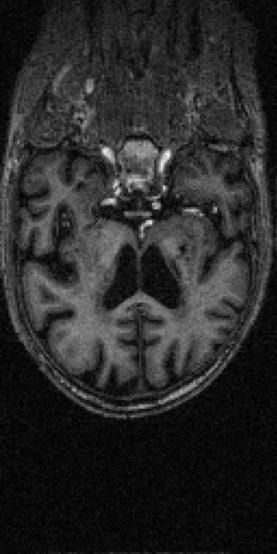
#> input picture Histograms/brain_mri.jpg, 277 x 554 px; the run also reads 2 pictures not shown here
$ jupyter execute Histograms_in_Digital_Image_Processing.ipynb   (shell and % lines are left out)
#> lines starting #> are read from the running program, lines starting #| are printed output that depends on the picture; after the words box and inside, x2 and y2 are one past the last pixel; in counts of white or black regions, pixels touching at a corner belong together
# **Histograms in Digital Image Processing**

* Importance of Histograms in Image Analysis
* Histogram-Based Techniques
    * Histogram Equalization (HE)
    * Cumulative Histogram Equalization (CHE)
    * Quadratic Dynamic Histogram Equalization (QDHE)
    * Contrast-Limited Adaptive Histogram Equalization (CLAHE)
    * Histogram Stretching
    * Histogram Matching
    * Histogram Statistics
    * Thresholding and Segmentation
* Practical Applications
* Code Implementations
* References

## **Importance of Histograms in Image Analysis**

Histograms are critical tools in digital image processing, providing a statistical representation of pixel intensity distributions in an image. They are particularly vital in medical imaging, where clear visualization of anatomical structures aids accurate diagnosis [3]. Histograms enable:

### Why Necessary:
1. **Analyze Image Characteristics**: Histograms reveal brightness, contrast, and dynamic range, aiding in understanding image content [1].
2. **Enhance Visual Quality**: Techniques like histogram equalization improve contrast for better human perception, crucial for medical radiographs [3].
3. **Facilitate Segmentation**: Histograms help identify thresholds to separate objects from backgrounds.
4. **Support Preprocessing**: Histogram-based methods preprocess images for tasks like object detection.
5. **Correct Acquisition Imperfections**: Histograms address issues like uneven lighting or sensor limitations in MRI or X-ray images [3].
6. **Enable Quantitative Analysis**: Histograms provide numerical data for statistical processing, such as mean and variance calculations [1].

## **What Are Histograms in Image Processing?**

* <font color="green">A histogram is a graphical representation of the probability distribution of pixel intensities in an image [3].</font>

* For an 8-bit grayscale image, intensity values range from 0 (black) to 255 (white), and the histogram plots the frequency of each intensity level [1].

* <font color="green">Histograms are used to enhance specific image features, such as contrast or brightness, making the image more suitable for applications like medical diagnosis.</font>

    * Techniques are problem-specific; for example, enhancing brain MRI images may require different methods than retina images [3].

## **Histogram-Based Techniques**

<font color="green">Histogram-based techniques operate in the spatial domain, manipulating pixel intensities to improve image quality [1].</font>

* **Histogram Equalization (HE)**: Redistributes pixel intensities to achieve a uniform histogram, enhancing contrast [3].
* **Cumulative Histogram Equalization (CHE)**: A variant of HE that normalizes the cumulative distribution function for improved contrast [3].
* **Quadratic Dynamic Histogram Equalization (QDHE)**: Partitions the histogram and applies HE to sub-histograms for brightness preservation [3].
* **Contrast-Limited Adaptive Histogram Equalization (CLAHE)**: Enhances local contrast by applying HE to image tiles with clipping to reduce noise [3].
* **Histogram Stretching**: Linearly maps intensities to utilize the full dynamic range [1].
* **Histogram Matching**: Adjusts an image's histogram to match a reference image [1].
* **Histogram Statistics**: Uses statistical measures (e.g., mean, variance) for analysis [1].
* **Thresholding and Segmentation**: Identifies intensity thresholds for object separation [1].

## **Histogram Equalization (HE)**

Histogram Equalization is a spatial domain technique that aims to enhance the contrast of an image by redistributing pixel intensities to achieve a more uniform histogram. The histogram of an image represents the frequency distribution of pixel intensities, typically ranging from 0 to 255 for an 8-bit grayscale image. In low-contrast images, the histogram may be concentrated in a narrow range, leading to poor visual distinguishability of features. HE addresses this by transforming the intensity values to span the full dynamic range, making the histogram approximately uniform.

**Key Concept**

* Objective: Maximize the use of the available intensity range to improve visual perception or facilitate subsequent processing tasks (e.g., segmentation, feature extraction).
* Assumption: A uniform histogram corresponds to an image with optimal contrast, as it distributes pixel intensities evenly across the intensity scale [1].
* Mechanism: HE uses the cumulative distribution function (CDF) of the image’s histogram as a transformation function to map original intensities to new values.

[cell 1]
import cv2
import numpy as np
import matplotlib.pyplot as plt

img_org = cv2.imread('brain_mri.jpg')
#> img_org is the input picture: shape (554, 277, 3); min 0, max 251, mean 40.6
# Load a brain MRI image in grayscale
img_resize = cv2.resize(img_org, (312, 312))
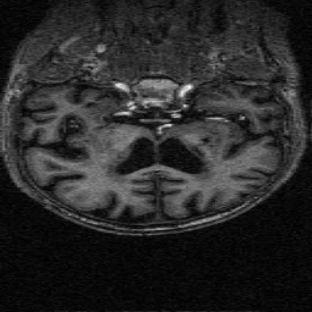
#> img_resize: shape (312, 312, 3); min 0, max 246, mean 40.5

img = cv2.cvtColor(img_resize, cv2.COLOR_RGB2GRAY)


# Perform histogram equalization
img_eq = cv2.equalizeHist(img)
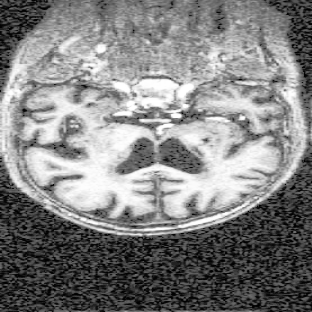
#> img_eq: shape (312, 312); min 0, max 255, mean 129.5

# Save the result
cv2.imwrite('Histogram_Equalization_HE/brain_mri_original.jpg', img_org)
cv2.imwrite('Histogram_Equalization_HE/brain_mri_resized.jpg', img_resize)
cv2.imwrite('Histogram_Equalization_HE/brain_mri_gray.jpg', img)
cv2.imwrite('Histogram_Equalization_HE/equalized_brain_mri.jpg', img_eq)

# Plot the images and histograms
plt.figure(figsize=(12, 8))
plt.subplot(221), plt.imshow(img, cmap='gray'), plt.title('Original Brain MRI')
plt.subplot(222), plt.hist(img.ravel(), 256, [0, 256]), plt.title('Original Histogram')
plt.subplot(223), plt.imshow(img_eq, cmap='gray'), plt.title('Equalized Image')
plt.subplot(224), plt.hist(img_eq.ravel(), 256, [0, 256]), plt.title('Equalized Histogram')
plt.tight_layout()
plt.show()

## **Cumulative Histogram Equalization (CHE)**

CHE is a spatial domain technique designed to enhance image contrast by redistributing pixel intensities to achieve a more uniform histogram, similar to HE. However, CHE introduces a normalization step to the CDF to reduce excessive contrast enhancement and preserve image details, particularly in applications like medical imaging where subtle intensity variations are critical.

**Key Concept**

* Objective: CHE aims to improve contrast by mapping input intensities to output intensities using a normalized CDF, which adjusts the transformation to avoid over-amplification of noise or loss of detail [3].
* Mechanism: Unlike standard HE, which directly uses the CDF scaled to the maximum intensity, CHE normalizes the CDF by subtracting its minimum non-zero value, ensuring a more controlled intensity redistribution.
* Context: The technique is particularly relevant in scenarios where standard HE produces unnatural results, such as in medical images with low-contrast regions (e.g., brain MRIs, retina scans) [3].

[cell 2]
# Load a knee X-ray image in grayscale
img_org = cv2.imread('knee.jpg')
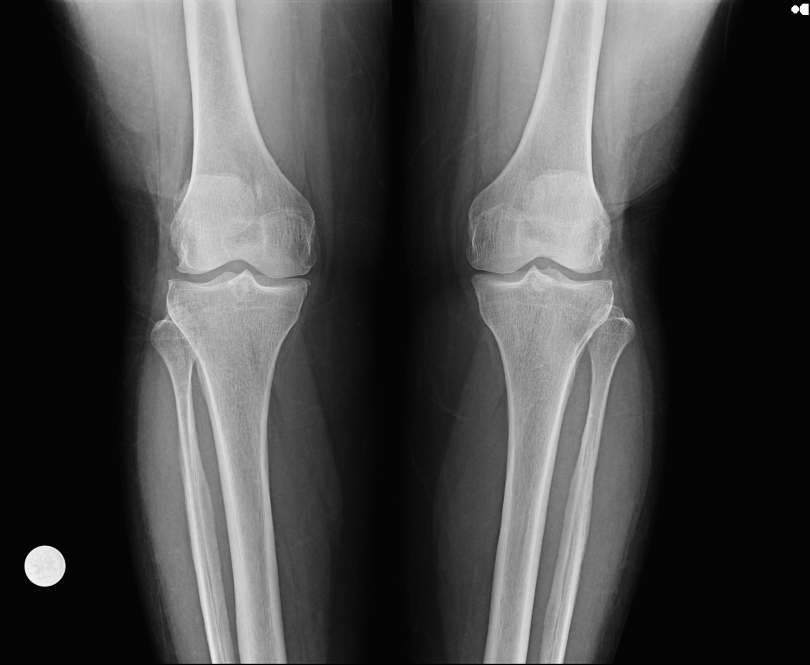
#> input picture Histograms/knee.jpg, 2430 x 1994 px (shown at 1/3 size)
#> img_org is the input picture: shape (1994, 2430, 3); min 0, max 255, mean 70.6

# Resize the image to 512x512
img_resize = cv2.resize(img_org, (312, 312))
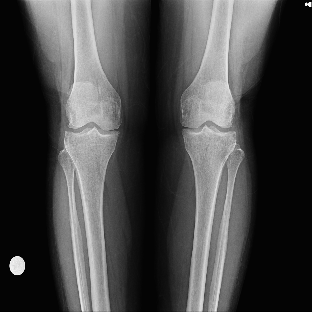
#> img_resize: shape (312, 312, 3); min 1, max 253, mean 70.5

img_gray = cv2.cvtColor(img_resize, cv2.COLOR_RGB2GRAY)

# Compute histogram and CDF
hist, bins = np.histogram(img_gray.flatten(), 256, [0, 256])
#> hist = 256 values, max 32298 at index 4, min 0 at index 0, mean 380.2; bins = 257 values from 0 to 256
cdf = hist.cumsum()
#> cdf = 256 values from 0 to 97344
cdf_min = cdf[cdf > 0].min()
#> cdf_min = 150
M, N = img_gray.shape

# Perform CHE
cdf_normalized = np.round(((cdf - cdf_min) / (M * N - cdf_min) * 255)).astype(np.uint8)
#> cdf_normalized = 256 values from 0 to 255
img_che = cv2.LUT(img_gray, cdf_normalized)
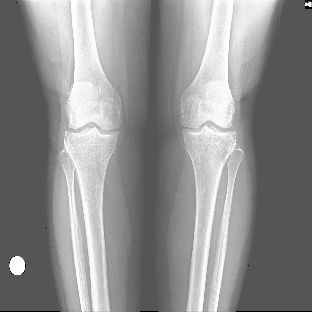
#> img_che: shape (312, 312); min 0, max 255, mean 141.7

# Save the result
cv2.imwrite('Cumulative_Histogram_Equalization_CHE/knee_original.jpg', img_org)
cv2.imwrite('Cumulative_Histogram_Equalization_CHE/knee_resized.jpg', img_resize)
cv2.imwrite('Cumulative_Histogram_Equalization_CHE/knee_gray.jpg', img_gray)
cv2.imwrite('Cumulative_Histogram_Equalization_CHE/che_knee.jpg', img_che)

# Plot the images and histograms
plt.figure(figsize=(12, 8))
plt.subplot(221), plt.imshow(img_org, cmap='gray'), plt.title('Original Knee X-ray')
plt.subplot(222), plt.hist(img_gray.ravel(), 256, [0, 256]), plt.title('Original Histogram')
plt.subplot(223), plt.imshow(img_che, cmap='gray'), plt.title('CHE Image')
plt.subplot(224), plt.hist(img_che.ravel(), 256, [0, 256]), plt.title('CHE Histogram')
plt.tight_layout()
plt.show()
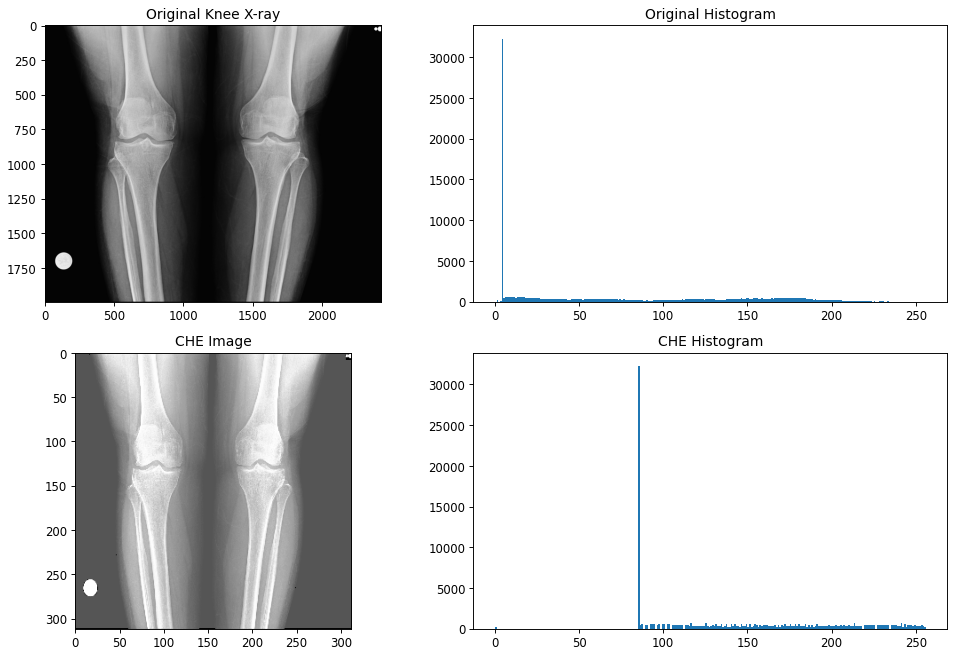
#> figure drawn by matplotlib, 4 panels; panel 2: tallest bar 32298 high, from x = 4 to 5; panel 4: tallest bar 32298 high, from x = 85 to 86

## **Quadratic Dynamic Histogram Equalization (QDHE)**

QDHE is a spatial domain technique that enhances image contrast by manipulating the histogram in a dynamic and controlled manner. Unlike standard HE, which globally redistributes pixel intensities to achieve a uniform histogram, QDHE employs a multi-step process to partition the histogram, adjust bin heights, and apply localized HE, aiming to preserve brightness and reduce artifacts.

**Key Concept**

* Objective: QDHE seeks to enhance contrast while maintaining the natural appearance of the image, particularly in applications like medical imaging where brightness preservation is critical for diagnostic accuracy [3].
* Mechanism: The technique divides the histogram into sub-histograms based on statistical separators (e.g., medians), clips high-frequency bins to limit over-enhancement, reallocates gray levels dynamically, and applies HE to each sub-histogram.
* Context: QDHE addresses the over-enhancement and noise amplification issues of HE, making it suitable for images with non-uniform intensity distributions, such as medical radiographs [3].

[cell 3]
def qdhe(img):
    # Compute histogram
    hist, bins = np.histogram(img.flatten(), 256, [0, 256])
#> hist = 256 values, max 1604763 at index 4, min 18 at index 255, mean 18927.4; bins = 257 values from 0 to 256
    M, N = img.shape
    total_pixels = M * N

    # Step 1: Histogram partitioning (median-based)
    cumsum = hist.cumsum()
#> cumsum = 256 values from 6139 to 4845420
    m1 = np.where(cumsum >= total_pixels * 0.25)[0][0]
#> m1 = 4
    m2 = np.where(cumsum >= total_pixels * 0.5)[0][0]
#> m2 = 42
    m3 = np.where(cumsum >= total_pixels * 0.75)[0][0]
#> m3 = 139
    separators = [0, m1, m2, m3, 255]
#> separators = [0, 4, 42, 139, 255]

    # Step 2: Clipping
    clip_limit = hist.mean()
#> clip_limit = 18927.4
    clipped_hist = np.clip(hist, 0, clip_limit)
#> clipped_hist = 256 values, max 18927.4 at index 4, min 18 at index 255, mean 12037.6

    # Step 3: Gray level allocation
    output_img = np.zeros_like(img)
    for i in range(4):
        start, end = separators[i], separators[i+1]
        if start == end:
            continue
        sub_hist = clipped_hist[start:end]
        if sub_hist.sum() == 0:
            continue
        sub_cdf = sub_hist.cumsum()
        sub_cdf = sub_cdf / sub_cdf[-1] * (end - start) + start
        mapping = np.round(sub_cdf).astype(np.uint8)
        mask = (img >= start) & (img < end)
        output_img[mask] = mapping[img[mask] - start]
#> this loop made 4 passes
#> (start, end) on passes 2 to 4: (4, 42), (42, 139), (139, 255)
#> pass 1, in qdhe, `mask = (img >= start) & (img < end)`:
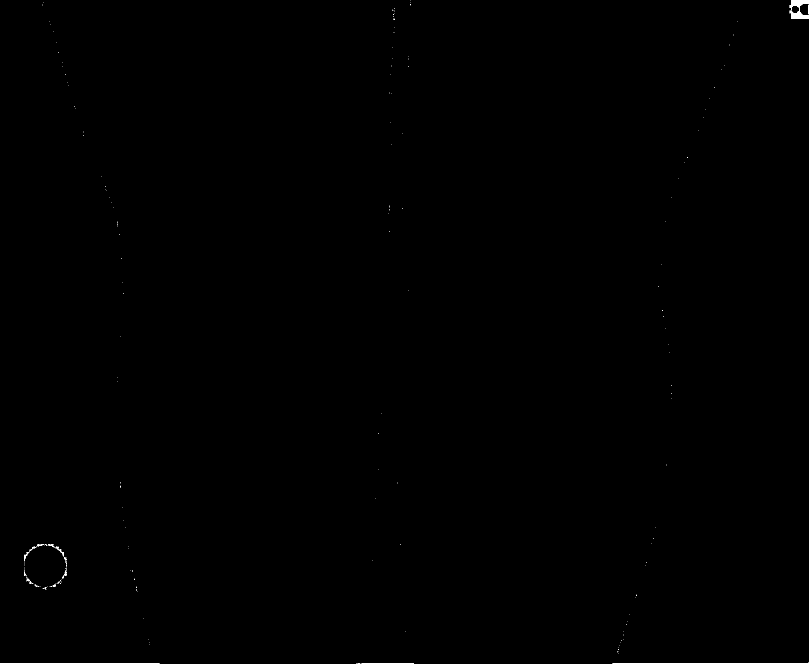
#> mask: shape (1994, 2430) bool (shown at 1/3 size); 0.28% white; 281 white regions (275 under 20 px), largest, box (x1, y1, x2, y2) and area: (0, 0, 2430, 1994) 12923, (143, 1632, 160, 1638) 35, (167, 1640, 179, 1651) 30, (72, 1664, 78, 1681) 27, (159, 1753, 168, 1760) 23, (182, 1655, 191, 1662) 20
#> pass 2, in qdhe, `mask = (img >= start) & (img < end)`:
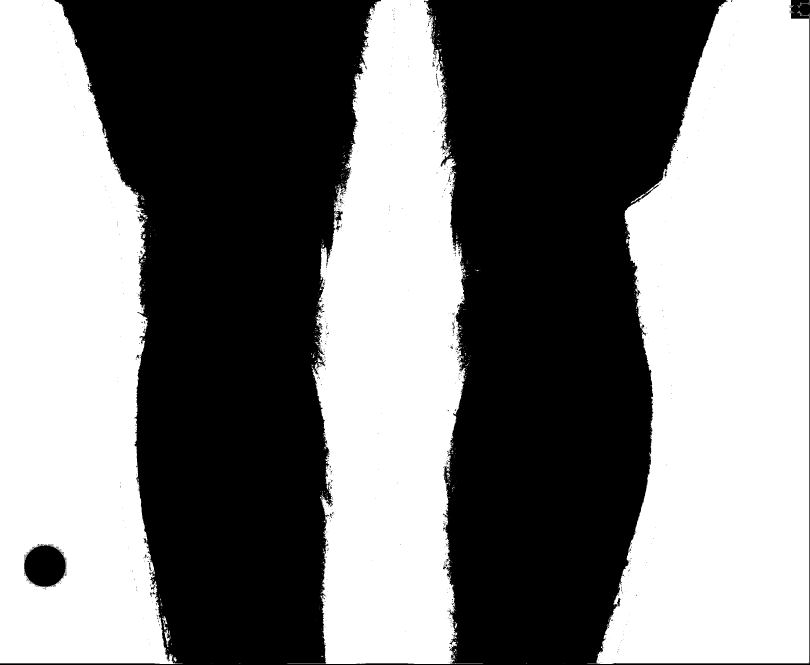
#> mask: shape (1994, 2430) bool (shown at 1/3 size); 49.6% white; 844 white regions (806 under 20 px), largest, box (x1, y1, x2, y2) and area: (1762, 0, 2429, 1992) 943837, (0, 0, 548, 1992) 762395, (862, 0, 1449, 1992) 692949
#> after the loop:
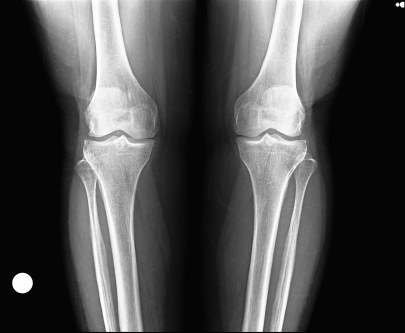
#> output_img: shape (1994, 2430) (shown at 1/6 size); min 0, max 255, mean 78

    return output_img

# Load a knee X-ray image in grayscale
img_org = cv2.imread('knee.jpg')
img = cv2.cvtColor(img_org, cv2.COLOR_RGB2GRAY)

# Perform QDHE
img_qdhe = qdhe(img)

# Save the result
cv2.imwrite('Quadratic_Dynamic_Histogram_Equalization_QDHE/knee_original.jpg', img_org)
cv2.imwrite('Quadratic_Dynamic_Histogram_Equalization_QDHE/knee_gray.jpg', img)
cv2.imwrite('Quadratic_Dynamic_Histogram_Equalization_QDHE/qdhe_knee.jpg', img_qdhe)

# Plot the images and histograms
plt.figure(figsize=(12, 8))
plt.subplot(221), plt.imshow(img, cmap='gray'), plt.title('Original Knee X-ray')
plt.subplot(222), plt.hist(img.ravel(), 256, [0, 256]), plt.title('Original Histogram')
plt.subplot(223), plt.imshow(img_qdhe, cmap='gray'), plt.title('QDHE Image')
plt.subplot(224), plt.hist(img_qdhe.ravel(), 256, [0, 256]), plt.title('QDHE Histogram')
plt.tight_layout()
plt.show()
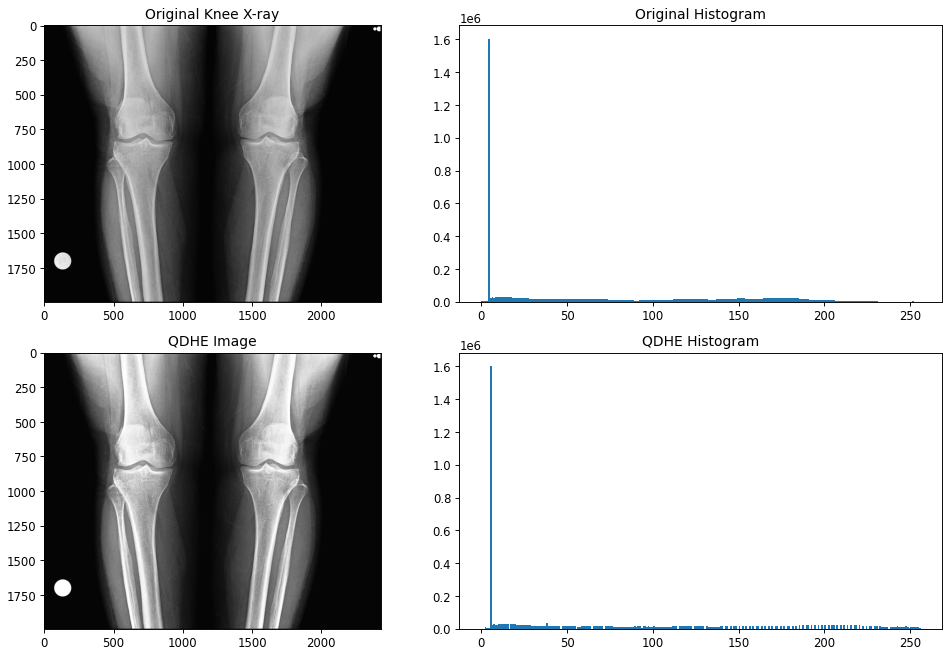
#> figure drawn by matplotlib, 4 panels; panel 2: tallest bar 1604763 high, from x = 4 to 5; panel 4: tallest bar 1604763 high, from x = 5 to 6

## **Contrast-Limited Adaptive Histogram Equalization (CLAHE)**

CLAHE is a spatial domain technique that enhances image contrast by applying histogram equalization locally to small regions (tiles) of an image, rather than globally as in standard HE. It introduces a clipping mechanism to limit excessive contrast enhancement, making it robust against noise amplification, which is a common drawback of HE.

**Key Concept**

* Objective: CLAHE aims to enhance local contrast in images with non-uniform intensity distributions, such as medical radiographs, while preserving details and minimizing noise artifacts [1, 3].
* Mechanism: The image is divided into non-overlapping tiles, and HE is applied to each tile’s histogram after clipping high-frequency bins to a specified threshold. The results are interpolated across tile boundaries to ensure smooth transitions.
* Context: CLAHE is particularly effective for images where global HE would over-enhance uniform regions or amplify noise, such as in brain MRIs or retina scans [3].

[cell 4]
# Load a brain MRI image in grayscale
img_org = cv2.imread('brain_mri.jpg')
# Load a brain MRI image in grayscale
img_resize = cv2.resize(img_org, (312, 312))

img = cv2.cvtColor(img_resize, cv2.COLOR_RGB2GRAY)


# Apply CLAHE
clahe = cv2.createCLAHE(clipLimit=2.0, tileGridSize=(8,8))
img_clahe = clahe.apply(img)
#> (the rest of the program and of its run is left out)
